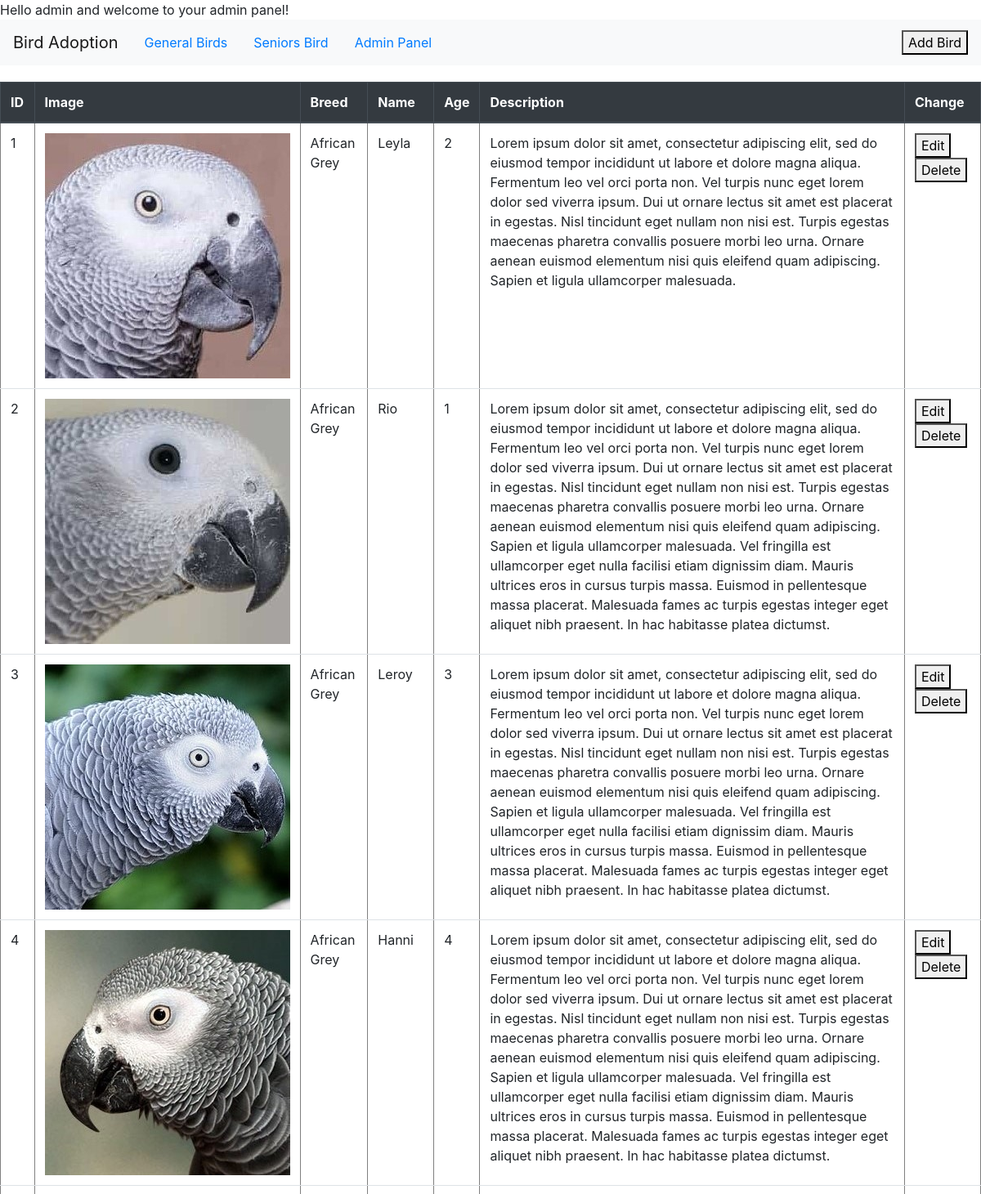
Screenshot of /birds.php (signed in, upper part) with the database file from the repository.
### tables this page shows
CREATE TABLE `birds` (
  `id` int(11) NOT NULL,
  `bird_img` varchar(250) NOT NULL,
  `bird_breed` varchar(30) DEFAULT NULL,
  `bird_name` varchar(30) DEFAULT NULL,
  `bird_age` varchar(30) DEFAULT NULL,
  `bird_description` text DEFAULT NULL
);

### helper/helper.php (called while the page is built)
<?php
function isAdmin() {
    if (!isset($_SESSION['admin'])){
        return false;
    } else {
        return true;
    }
}
?>

### birds.php (the view, shortened to what this page needs)
<!DOCTYPE html>
<html>
<head>
<link rel="stylesheet" href="https://stackpath.bootstrapcdn.com/bootstrap/4.3.1/css/bootstrap.min.css">
</head>
<body>
<?php
require_once 'helper/helper.php';
if (isAdmin()) {
    echo "Hello admin and welcome to your admin panel!";
} else {
    die('No Admin ;) Back to home: <a href="../cr11_victoria_kahr_birdadoption/home.php">Bird Adoption</a>');
}
require_once 'actions/db_connect.php';
?>
<nav class="navbar navbar-light bg-light">
  <ul class="nav">
  <li class="nav-item">
    <a class="navbar-brand" href="../cr11_victoria_kahr_birdadoption/home.php">Bird Adoption</a>
  </li>
  <li class="nav-item">
  <a class="nav-link active" href="general.php">General Birds</a>
  </li>
  <li class="nav-item">
    <a class="nav-link" href="seniors.php">Seniors Bird</a>
  </li>
  <li class="nav-item">
    <a class="nav-link" href="birds.php">Admin Panel</a>
  </li>
</ul>
<a href= "create.php"><button type="button" >Add Bird</button></a>
</nav>
<div class ="manageBirds table">
   <table  border="1" cellspacing= "0" cellpadding="0">
       <thead class="thead-dark">
           <tr>
               <th>ID</th>
               <th>Image</th>
               <th>Breed</th>
               <th>Name</th>
               <th>Age</th>
               <th>Description</th>
               <th>Change</th>
           </tr>
       </thead>
       <tbody>
       <?php
           $sql = "SELECT * FROM birds";
           $result = $conn->query($sql);
            if($result->num_rows > 0) {
                while($row = $result->fetch_assoc()) {
                   echo  "<tr>
                   <td>" .$row['id']."</td>
                   <td><img src='" . $row['bird_img'] . "' /></td>
                   <td>" .$row['bird_breed']."</td>
                   <td>" .$row['bird_name']."</td>
                   <td>" .$row['bird_age']."</td>
                   <td>" .$row['bird_description']."</td>
                       <td>
                           <a href='update.php?id=" .$row['id']."'><button type='button'>Edit</button></a>
                           <a href='delete.php?id=" .$row['id']."'><button type='button'>Delete</button></a>
                       </td>
                   </tr>" ;
               }
           } else  {
               echo  "<tr><td colspan='5'><center>No Data Avaliable</center></td></tr>";
           }
            ?>
       </tbody>
   </table>
</div>
</body>
</html>

### birds.php (style rules this page uses)
table { width: 100%; margin-top: 20px; }
a { text-decoration: none; }

### rows the page displays
birds: id "1", bird_img (picture), bird_breed "African Grey", bird_name "Leyla", bird_age "2", bird_description "Lorem ipsum dolor sit amet, consectetur adipiscing elit, sed do eiusmod tempor incididunt ut labore et dolore magna aliqua. Fermentum leo vel orci porta non. Vel turpis nunc eget lorem dolor sed viverra ipsum. Dui ut ornare lectus sit amet est placerat in egestas. Nisl tincidunt eget nullam non nisi est. Turpis egestas maecenas pharetra convallis posuere morbi leo urna. Ornare aenean euismod elementum nisi quis eleifend quam adipiscing. Sapien et ligula ullamcorper malesuada."
birds: id "2", bird_img (picture), bird_breed "African Grey", bird_name "Rio", bird_age "1", bird_description "Lorem ipsum dolor sit amet, consectetur adipiscing elit, sed do eiusmod tempor incididunt ut labore et dolore magna aliqua. Fermentum leo vel orci porta non. Vel turpis nunc eget lorem dolor sed viverra ipsum. Dui ut ornare lectus sit amet est placerat in egestas. Nisl tincidunt eget nullam non nisi est. Turpis egestas maecenas pharetra convallis posuere morbi leo urna. Ornare aenean euismod elementum nisi quis eleifend quam adipiscing. Sapien et ligula ullamcorper malesuada. Vel fringilla est ullamcorper eget nulla facilisi etiam dignissim diam. Mauris ultrices eros in cursus turpis massa. Euismod in pellentesque massa placerat. Malesuada fames ac turpis egestas integer eget aliquet nibh…"
birds: id "3", bird_img (picture), bird_breed "African Grey", bird_name "Leroy", bird_age "3", bird_description "Lorem ipsum dolor sit amet, consectetur adipiscing elit, sed do eiusmod tempor incididunt ut labore et dolore magna aliqua. Fermentum leo vel orci porta non. Vel turpis nunc eget lorem dolor sed viverra ipsum. Dui ut ornare lectus sit amet est placerat in egestas. Nisl tincidunt eget nullam non nisi est. Turpis egestas maecenas pharetra convallis posuere morbi leo urna. Ornare aenean euismod elementum nisi quis eleifend quam adipiscing. Sapien et ligula ullamcorper malesuada. Vel fringilla est ullamcorper eget nulla facilisi etiam dignissim diam. Mauris ultrices eros in cursus turpis massa. Euismod in pellentesque massa placerat. Malesuada fames ac turpis egestas integer eget aliquet nibh…"
birds: id "4", bird_img (picture), bird_breed "African Grey", bird_name "Hanni", bird_age "4", bird_description "Lorem ipsum dolor sit amet, consectetur adipiscing elit, sed do eiusmod tempor incididunt ut labore et dolore magna aliqua. Fermentum leo vel orci porta non. Vel turpis nunc eget lorem dolor sed viverra ipsum. Dui ut ornare lectus sit amet est placerat in egestas. Nisl tincidunt eget nullam non nisi est. Turpis egestas maecenas pharetra convallis posuere morbi leo urna. Ornare aenean euismod elementum nisi quis eleifend quam adipiscing. Sapien et ligula ullamcorper malesuada. Vel fringilla est ullamcorper eget nulla facilisi etiam dignissim diam. Mauris ultrices eros in cursus turpis massa. Euismod in pellentesque massa placerat. Malesuada fames ac turpis egestas integer eget aliquet nibh…"
